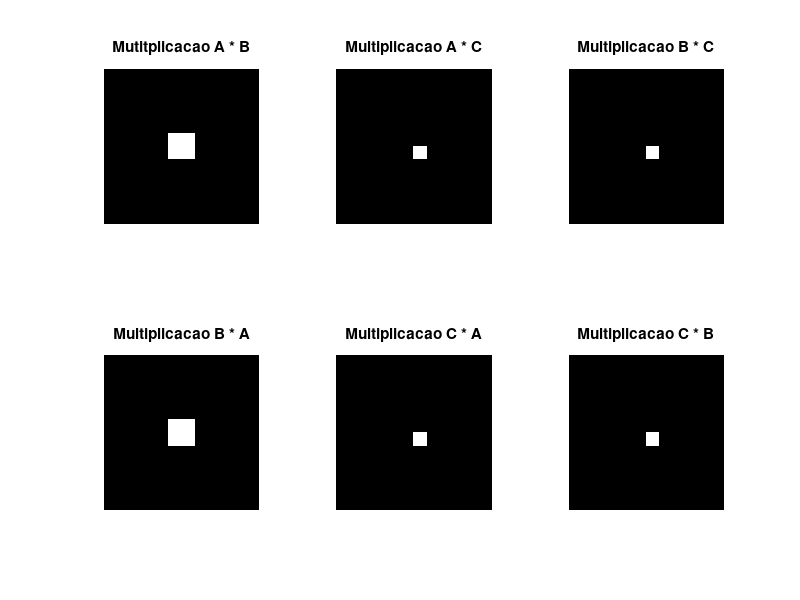

Write the MATLAB code that produced this figure.
clear all
close all
clc

A = zeros(300, 300);
A(25:175, 125:175) = 1;

B = zeros(300, 300);
B(125:175, 25:175) = 1;

C = zeros(300, 300);
C(150:300, 150:300) = 1;

MAB = A .* B;
MBA = B .* A;

MAC = A .* C;
MCA = C .* A;

MBC = B .* C;
MCB = C .* B;

subplot(2,3,1), imshow(MAB),
title('Mutitplicacao A * B')

subplot(2,3,2), imshow(MAC),
title('Multiplicacao A * C')

subplot(2,3,3), imshow(MBC),
title('Multiplicacao B * C')

subplot(2,3,4), imshow(MBA),
title('Multiplicacao B * A')

subplot(2,3,5), imshow(MCA),
title('Multiplicacao C * A')

subplot(2,3,6), imshow(MCB),
title('Multiplicacao C * B')
